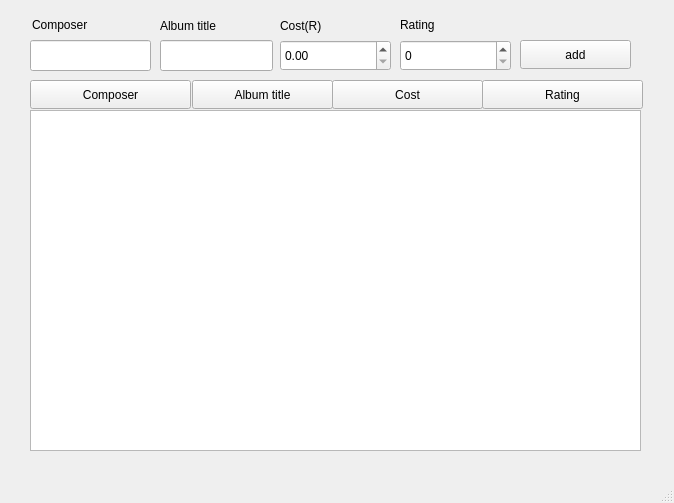
<?xml version="1.0" encoding="UTF-8"?>
<ui version="4.0">
 <class>Muzic</class>
 <widget class="QMainWindow" name="Muzic">
  <property name="geometry">
   <rect>
    <x>0</x>
    <y>0</y>
    <width>674</width>
    <height>503</height>
   </rect>
  </property>
  <property name="windowTitle">
   <string>Muzic</string>
  </property>
  <widget class="QWidget" name="centralwidget">
   <widget class="QTableWidget" name="tableWidget">
    <property name="geometry">
     <rect>
      <x>30</x>
      <y>110</y>
      <width>611</width>
      <height>341</height>
     </rect>
    </property>
   </widget>
   <widget class="QLineEdit" name="lineEdit">
    <property name="geometry">
     <rect>
      <x>30</x>
      <y>40</y>
      <width>121</width>
      <height>31</height>
     </rect>
    </property>
   </widget>
   <widget class="QLineEdit" name="lineEdit_2">
    <property name="geometry">
     <rect>
      <x>160</x>
      <y>40</y>
      <width>113</width>
      <height>31</height>
     </rect>
    </property>
   </widget>
   <widget class="QDoubleSpinBox" name="doubleSpinBox">
    <property name="geometry">
     <rect>
      <x>280</x>
      <y>40</y>
      <width>111</width>
      <height>31</height>
     </rect>
    </property>
   </widget>
   <widget class="QSpinBox" name="spinBox">
    <property name="geometry">
     <rect>
      <x>400</x>
      <y>40</y>
      <width>111</width>
      <height>31</height>
     </rect>
    </property>
   </widget>
   <widget class="QPushButton" name="pushButton">
    <property name="geometry">
     <rect>
      <x>520</x>
      <y>40</y>
      <width>111</width>
      <height>29</height>
     </rect>
    </property>
    <property name="text">
     <string>add</string>
    </property>
   </widget>
   <widget class="QPushButton" name="pushButton_2">
    <property name="geometry">
     <rect>
      <x>30</x>
      <y>80</y>
      <width>161</width>
      <height>29</height>
     </rect>
    </property>
    <property name="text">
     <string>Composer</string>
    </property>
   </widget>
   <widget class="QPushButton" name="pushButton_3">
    <property name="geometry">
     <rect>
      <x>192</x>
      <y>80</y>
      <width>141</width>
      <height>29</height>
     </rect>
    </property>
    <property name="text">
     <string>Album title</string>
    </property>
   </widget>
   <widget class="QPushButton" name="pushButton_4">
    <property name="geometry">
     <rect>
      <x>332</x>
      <y>80</y>
      <width>151</width>
      <height>29</height>
     </rect>
    </property>
    <property name="text">
     <string>Cost</string>
    </property>
   </widget>
   <widget class="QPushButton" name="pushButton_5">
    <property name="geometry">
     <rect>
      <x>482</x>
      <y>80</y>
      <width>161</width>
      <height>29</height>
     </rect>
    </property>
    <property name="text">
     <string>Rating</string>
    </property>
   </widget>
   <widget class="QLabel" name="label">
    <property name="geometry">
     <rect>
      <x>32</x>
      <y>9</y>
      <width>121</width>
      <height>31</height>
     </rect>
    </property>
    <property name="text">
     <string>Composer</string>
    </property>
   </widget>
   <widget class="QLabel" name="label_2">
    <property name="geometry">
     <rect>
      <x>160</x>
      <y>10</y>
      <width>111</width>
      <height>31</height>
     </rect>
    </property>
    <property name="text">
     <string>Album title</string>
    </property>
   </widget>
   <widget class="QLabel" name="label_3">
    <property name="geometry">
     <rect>
      <x>280</x>
      <y>10</y>
      <width>111</width>
      <height>31</height>
     </rect>
    </property>
    <property name="text">
     <string>Cost(R)</string>
    </property>
   </widget>
   <widget class="QLabel" name="label_4">
    <property name="geometry">
     <rect>
      <x>400</x>
      <y>9</y>
      <width>91</width>
      <height>31</height>
     </rect>
    </property>
    <property name="text">
     <string>Rating</string>
    </property>
   </widget>
  </widget>
  <widget class="QMenuBar" name="menubar">
   <property name="geometry">
    <rect>
     <x>0</x>
     <y>0</y>
     <width>674</width>
     <height>26</height>
    </rect>
   </property>
  </widget>
  <widget class="QStatusBar" name="statusbar"/>
 </widget>
 <resources/>
 <connections/>
</ui>
